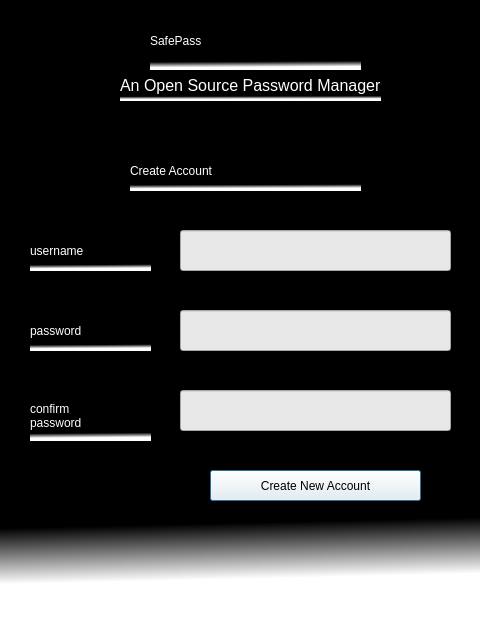
<?xml version="1.0" encoding="UTF-8"?>
<ui version="4.0">
 <class>Dialog</class>
 <widget class="QDialog" name="Dialog">
  <property name="geometry">
   <rect>
    <x>0</x>
    <y>0</y>
    <width>480</width>
    <height>620</height>
   </rect>
  </property>
  <property name="windowTitle">
   <string>Dialog</string>
  </property>
  <property name="styleSheet">
   <string notr="true">background-color: rgb(54, 54, 54);
background-color: qlineargradient(spread:pad, x1:0.244318, y1:0.301, x2:0.255591, y2:0.938, stop:0.857955 rgba(0, 0, 0, 255), stop:1 rgba(255, 255, 255, 255));</string>
  </property>
  <widget class="QLabel" name="safepass_label">
   <property name="geometry">
    <rect>
     <x>150</x>
     <y>10</y>
     <width>211</width>
     <height>61</height>
    </rect>
   </property>
   <property name="whatsThis">
    <string>&lt;html&gt;&lt;head/&gt;&lt;body&gt;&lt;p&gt;&lt;br/&gt;&lt;/p&gt;&lt;/body&gt;&lt;/html&gt;</string>
   </property>
   <property name="styleSheet">
    <string notr="true">color:rgb(255,255,255);
font: 30pt &quot;Lucida Console&quot;;</string>
   </property>
   <property name="text">
    <string>SafePass</string>
   </property>
  </widget>
  <widget class="QLabel" name="username_label">
   <property name="geometry">
    <rect>
     <x>30</x>
     <y>230</y>
     <width>121</width>
     <height>41</height>
    </rect>
   </property>
   <property name="styleSheet">
    <string notr="true">color: rgb(255, 255, 255);
font: 18pt &quot;Lucida Console&quot;;</string>
   </property>
   <property name="text">
    <string>username</string>
   </property>
  </widget>
  <widget class="QLabel" name="createacc_label">
   <property name="geometry">
    <rect>
     <x>130</x>
     <y>150</y>
     <width>231</width>
     <height>41</height>
    </rect>
   </property>
   <property name="styleSheet">
    <string notr="true">color: rgb(255, 255, 255);
font: 20pt &quot;Lucida Console&quot;;</string>
   </property>
   <property name="text">
    <string>Create Account</string>
   </property>
  </widget>
  <widget class="QLabel" name="description_label">
   <property name="geometry">
    <rect>
     <x>120</x>
     <y>70</y>
     <width>261</width>
     <height>31</height>
    </rect>
   </property>
   <property name="styleSheet">
    <string notr="true">color: rgb(255, 255, 255);font-size:12pt</string>
   </property>
   <property name="text">
    <string>An Open Source Password Manager</string>
   </property>
  </widget>
  <widget class="QLineEdit" name="username_input">
   <property name="geometry">
    <rect>
     <x>180</x>
     <y>230</y>
     <width>271</width>
     <height>41</height>
    </rect>
   </property>
   <property name="styleSheet">
    <string notr="true">background-color: rgb(231, 231, 231);
font: 16pt &quot;Lucida Console&quot;;</string>
   </property>
  </widget>
  <widget class="QLineEdit" name="password_input">
   <property name="geometry">
    <rect>
     <x>180</x>
     <y>310</y>
     <width>271</width>
     <height>41</height>
    </rect>
   </property>
   <property name="styleSheet">
    <string notr="true">background-color: rgb(231, 231, 231);
font: 16pt &quot;Lucida Console&quot;;</string>
   </property>
  </widget>
  <widget class="QLabel" name="password_label">
   <property name="geometry">
    <rect>
     <x>30</x>
     <y>310</y>
     <width>121</width>
     <height>41</height>
    </rect>
   </property>
   <property name="styleSheet">
    <string notr="true">color: rgb(255, 255, 255);
font: 18pt &quot;Lucida Console&quot;;</string>
   </property>
   <property name="text">
    <string>password</string>
   </property>
  </widget>
  <widget class="QPushButton" name="createacc_button">
   <property name="geometry">
    <rect>
     <x>210</x>
     <y>470</y>
     <width>211</width>
     <height>31</height>
    </rect>
   </property>
   <property name="styleSheet">
    <string notr="true">background-color: rgb(250, 250, 250);
font: 63 12pt &quot;Lucida Console&quot;;</string>
   </property>
   <property name="text">
    <string>Create New Account</string>
   </property>
  </widget>
  <widget class="QLabel" name="conpassword_label">
   <property name="geometry">
    <rect>
     <x>30</x>
     <y>390</y>
     <width>121</width>
     <height>51</height>
    </rect>
   </property>
   <property name="styleSheet">
    <string notr="true">color: rgb(255, 255, 255);
font: 18pt &quot;Lucida Console&quot;;</string>
   </property>
   <property name="text">
    <string>confirm
password</string>
   </property>
  </widget>
  <widget class="QLineEdit" name="conpassword_input">
   <property name="geometry">
    <rect>
     <x>180</x>
     <y>390</y>
     <width>271</width>
     <height>41</height>
    </rect>
   </property>
   <property name="styleSheet">
    <string notr="true">background-color: rgb(231, 231, 231);
font: 16pt &quot;Lucida Console&quot;;</string>
   </property>
  </widget>
 </widget>
 <resources/>
 <connections/>
</ui>
